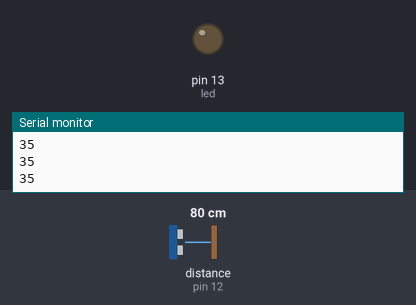
Simulated run of this sketch. Board: Arduino Uno, built with avr-gcc and run on an emulated ATmega328P. Parts: output pins drawn as LEDs (lit = HIGH), the last lines printed to the serial monitor. Wiring (inferred from the names in the program): ultrasonic range finder: trigger pin 11; echo pin 12. The test bench sets the inputs (shaded band); at power-on: distance to the obstacle (sensor on pin 12) 80 cm. The echo pulse lasts 58.3 µs per cm; pins used as bus, display or sensor lines are not drawn.

Above: at 1.2 s.
1.3 s: distance to the obstacle (sensor on pin 12) set to 12 cm
2.8 s: distance to the obstacle (sensor on pin 12) set to 9 cm
At 3.8 s:
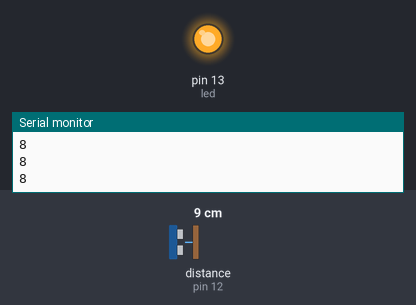
4.3 s: distance to the obstacle (sensor on pin 12) set to 18 cm
At 5.4 s:
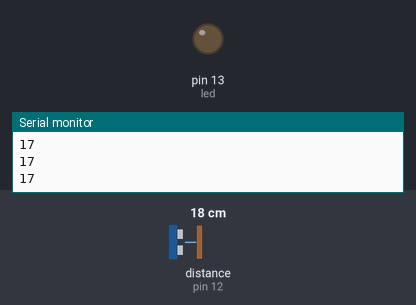
5.8 s: distance to the obstacle (sensor on pin 12) set to 2 cm
At 6.3 s:
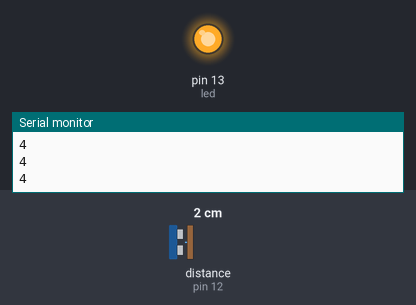
Timing chart, 0 to 8.3 s (numbered marks = the images above; inputs shaded):
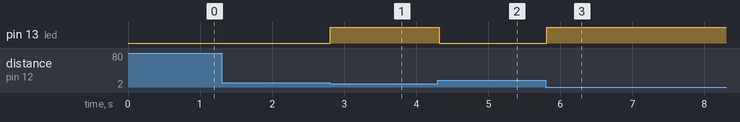

The sketch:

check_func.ino
```cpp
/* Ultrasonic rilevatore distanza

Rilevatore distanza minore di 5cm.
funzione

HC-SR04 Ping distance sensor
VCC to arduino 5v - GND to arduino GND

 */
# define dEBUG

// Ultrasuoni
const byte trig = 11;
const byte echo = 12;
const byte led = 13;
long duration;
int distance;
const int minDistance = 10;

void setup() {
    pinMode(trig, OUTPUT);
    pinMode(echo, INPUT);
    pinMode(led, OUTPUT);


    //Debug
#ifdef DEBUG
Serial.begin(9600);
#endif
Serial.begin(9600); // Need for distanceMonitor
}

void loop() {
if (distanceCheck()) {
    digitalWrite(led,HIGH);
} else {
    digitalWrite(led,LOW);
}
Serial.println(distanceMonitor());
delay(50);

}

boolean distanceCheck() {
    digitalWrite(trig, LOW);  // Prepare for ping
    delayMicroseconds(2); //
    digitalWrite(trig, HIGH); // Send a ping
    delayMicroseconds(10); //
    digitalWrite(trig, LOW); // Set down ping
    duration = pulseIn(echo, HIGH);
    //distance = (duration / 2) / 29.1; // Speed is ~300m/s,
    // so it takes ~29.1 milliseconds for a cm.
    distance = (duration / 58.2); // Atmegas are not found of divisions
    // Distance is half of (out + back)
    distance = constrain(distance,4,35);
#ifdef DEBUG
Serial.print("Distanza oggetto: ");
Serial.println(distance);
#endif
    if (distance < minDistance) {  // This is where the LED On/Off happens
        return 1;
    }
    else {
        return 0;
    }
}

int distanceMonitor() {
    digitalWrite(trig, LOW);  // Prepare for ping
    delayMicroseconds(2); //
    digitalWrite(trig, HIGH); // Send a ping
    delayMicroseconds(10); //
    digitalWrite(trig, LOW); // Set down ping
    duration = pulseIn(echo, HIGH);
    //distance = (duration / 2) / 29.1; // Speed is ~300m/s,
    // so it takes ~29.1 milliseconds for a cm.
    distance = (duration / 58.2); // Atmegas are not found of divisions
    distance = constrain(distance,4,35);
    // Distance is half of (out + back)

    return distance;
}
```

Measured:
- the behaviour switches between 11 and 10 cm on distance to the obstacle (sensor on pin 12) (found by bisection; images 0 and 1)
- after the input at 2.8 s, pin 13 (led): LOW → HIGH at once
- after the input at 4.3 s, pin 13 (led): HIGH → LOW at once
- after the input at 5.8 s, pin 13 (led): LOW → HIGH at once
